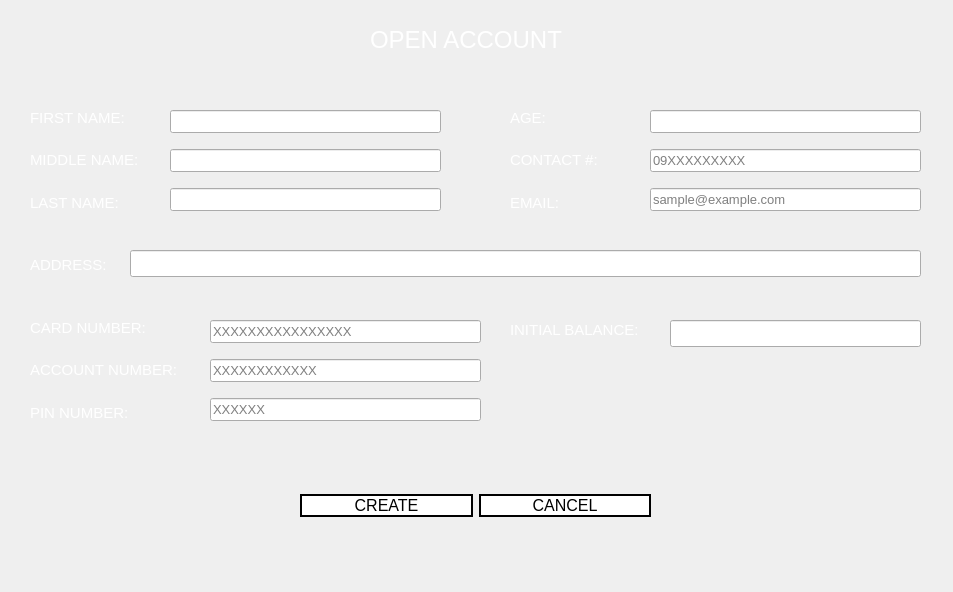
<?xml version="1.0" encoding="UTF-8"?>
<ui version="4.0">
 <class>admin_open</class>
 <widget class="QWidget" name="admin_open">
  <property name="geometry">
   <rect>
    <x>0</x>
    <y>0</y>
    <width>953</width>
    <height>592</height>
   </rect>
  </property>
  <property name="minimumSize">
   <size>
    <width>953</width>
    <height>592</height>
   </size>
  </property>
  <property name="maximumSize">
   <size>
    <width>953</width>
    <height>592</height>
   </size>
  </property>
  <property name="windowTitle">
   <string>Open Account</string>
  </property>
  <property name="windowIcon">
   <iconset>
    <normaloff>icon.png</normaloff>icon.png</iconset>
  </property>
  <property name="styleSheet">
   <string notr="true">QWidget#admin_open{
	border-image: url(:/images/gradient.png);
}

QPushButton{
background: transparent;
background-color: white;
border: 2px solid black;
}

QPushButton:hover{
background-color: rgb(30, 30, 30);
color: white;
}

QPushButton:pressed{
font: bold;
}
</string>
  </property>
  <widget class="QLabel" name="label">
   <property name="geometry">
    <rect>
     <x>370</x>
     <y>10</y>
     <width>251</width>
     <height>61</height>
    </rect>
   </property>
   <property name="font">
    <font>
     <pointsize>18</pointsize>
     <weight>50</weight>
     <bold>false</bold>
    </font>
   </property>
   <property name="text">
    <string>&lt;html&gt;&lt;head/&gt;&lt;body&gt;&lt;p&gt;&lt;span style=&quot; color:#ffffff;&quot;&gt;OPEN ACCOUNT&lt;/span&gt;&lt;/p&gt;&lt;/body&gt;&lt;/html&gt;</string>
   </property>
  </widget>
  <widget class="QWidget" name="verticalLayoutWidget">
   <property name="geometry">
    <rect>
     <x>170</x>
     <y>100</y>
     <width>271</width>
     <height>121</height>
    </rect>
   </property>
   <layout class="QVBoxLayout" name="verticalLayout">
    <item>
     <widget class="QLineEdit" name="sys_fn">
      <property name="font">
       <font>
        <pointsize>10</pointsize>
       </font>
      </property>
      <property name="text">
       <string/>
      </property>
      <property name="maxLength">
       <number>50</number>
      </property>
     </widget>
    </item>
    <item>
     <widget class="QLineEdit" name="sys_mn">
      <property name="font">
       <font>
        <pointsize>10</pointsize>
       </font>
      </property>
      <property name="text">
       <string/>
      </property>
      <property name="maxLength">
       <number>50</number>
      </property>
     </widget>
    </item>
    <item>
     <widget class="QLineEdit" name="sys_ln">
      <property name="font">
       <font>
        <pointsize>10</pointsize>
       </font>
      </property>
      <property name="text">
       <string/>
      </property>
      <property name="maxLength">
       <number>50</number>
      </property>
     </widget>
    </item>
   </layout>
  </widget>
  <widget class="QWidget" name="verticalLayoutWidget_2">
   <property name="geometry">
    <rect>
     <x>30</x>
     <y>100</y>
     <width>125</width>
     <height>121</height>
    </rect>
   </property>
   <layout class="QVBoxLayout" name="verticalLayout_2">
    <item>
     <widget class="QLabel" name="label_2">
      <property name="font">
       <font>
        <pointsize>11</pointsize>
       </font>
      </property>
      <property name="text">
       <string>&lt;html&gt;&lt;head/&gt;&lt;body&gt;&lt;p&gt;&lt;span style=&quot; color:#ffffff;&quot;&gt;FIRST NAME:&lt;/span&gt;&lt;/p&gt;&lt;/body&gt;&lt;/html&gt;</string>
      </property>
     </widget>
    </item>
    <item>
     <widget class="QLabel" name="label_4">
      <property name="font">
       <font>
        <pointsize>11</pointsize>
       </font>
      </property>
      <property name="text">
       <string>&lt;html&gt;&lt;head/&gt;&lt;body&gt;&lt;p&gt;&lt;span style=&quot; color:#ffffff;&quot;&gt;MIDDLE NAME:&lt;/span&gt;&lt;/p&gt;&lt;/body&gt;&lt;/html&gt;</string>
      </property>
     </widget>
    </item>
    <item>
     <widget class="QLabel" name="label_3">
      <property name="font">
       <font>
        <pointsize>11</pointsize>
       </font>
      </property>
      <property name="text">
       <string>&lt;html&gt;&lt;head/&gt;&lt;body&gt;&lt;p&gt;&lt;span style=&quot; color:#ffffff;&quot;&gt;LAST NAME:&lt;/span&gt;&lt;/p&gt;&lt;/body&gt;&lt;/html&gt;</string>
      </property>
     </widget>
    </item>
   </layout>
  </widget>
  <widget class="QWidget" name="verticalLayoutWidget_3">
   <property name="geometry">
    <rect>
     <x>510</x>
     <y>100</y>
     <width>131</width>
     <height>121</height>
    </rect>
   </property>
   <layout class="QVBoxLayout" name="verticalLayout_3">
    <item>
     <widget class="QLabel" name="label_5">
      <property name="font">
       <font>
        <pointsize>11</pointsize>
       </font>
      </property>
      <property name="text">
       <string>&lt;html&gt;&lt;head/&gt;&lt;body&gt;&lt;p&gt;&lt;span style=&quot; color:#ffffff;&quot;&gt;AGE:&lt;/span&gt;&lt;/p&gt;&lt;/body&gt;&lt;/html&gt;</string>
      </property>
     </widget>
    </item>
    <item>
     <widget class="QLabel" name="label_6">
      <property name="font">
       <font>
        <pointsize>11</pointsize>
       </font>
      </property>
      <property name="text">
       <string>&lt;html&gt;&lt;head/&gt;&lt;body&gt;&lt;p&gt;&lt;span style=&quot; color:#ffffff;&quot;&gt;CONTACT #:&lt;/span&gt;&lt;/p&gt;&lt;/body&gt;&lt;/html&gt;</string>
      </property>
     </widget>
    </item>
    <item>
     <widget class="QLabel" name="label_7">
      <property name="font">
       <font>
        <pointsize>11</pointsize>
       </font>
      </property>
      <property name="text">
       <string>&lt;html&gt;&lt;head/&gt;&lt;body&gt;&lt;p&gt;&lt;span style=&quot; color:#ffffff;&quot;&gt;EMAIL:&lt;/span&gt;&lt;/p&gt;&lt;/body&gt;&lt;/html&gt;</string>
      </property>
     </widget>
    </item>
   </layout>
  </widget>
  <widget class="QWidget" name="verticalLayoutWidget_4">
   <property name="geometry">
    <rect>
     <x>650</x>
     <y>100</y>
     <width>271</width>
     <height>121</height>
    </rect>
   </property>
   <layout class="QVBoxLayout" name="verticalLayout_4">
    <item>
     <widget class="QLineEdit" name="sys_age">
      <property name="font">
       <font>
        <pointsize>10</pointsize>
       </font>
      </property>
      <property name="inputMask">
       <string>99</string>
      </property>
      <property name="text">
       <string/>
      </property>
      <property name="maxLength">
       <number>2</number>
      </property>
      <property name="placeholderText">
       <string/>
      </property>
     </widget>
    </item>
    <item>
     <widget class="QLineEdit" name="sys_contact">
      <property name="font">
       <font>
        <pointsize>10</pointsize>
       </font>
      </property>
      <property name="inputMask">
       <string>99999999999</string>
      </property>
      <property name="text">
       <string/>
      </property>
      <property name="maxLength">
       <number>11</number>
      </property>
      <property name="cursorPosition">
       <number>11</number>
      </property>
      <property name="placeholderText">
       <string>09XXXXXXXXX</string>
      </property>
     </widget>
    </item>
    <item>
     <widget class="QLineEdit" name="sys_email">
      <property name="font">
       <font>
        <pointsize>10</pointsize>
       </font>
      </property>
      <property name="text">
       <string/>
      </property>
      <property name="maxLength">
       <number>50</number>
      </property>
      <property name="placeholderText">
       <string>sample@example.com</string>
      </property>
     </widget>
    </item>
   </layout>
  </widget>
  <widget class="QLabel" name="label_8">
   <property name="geometry">
    <rect>
     <x>30</x>
     <y>250</y>
     <width>123</width>
     <height>31</height>
    </rect>
   </property>
   <property name="font">
    <font>
     <pointsize>11</pointsize>
    </font>
   </property>
   <property name="text">
    <string>&lt;html&gt;&lt;head/&gt;&lt;body&gt;&lt;p&gt;&lt;span style=&quot; color:#ffffff;&quot;&gt;ADDRESS:&lt;/span&gt;&lt;/p&gt;&lt;/body&gt;&lt;/html&gt;</string>
   </property>
  </widget>
  <widget class="QLineEdit" name="sys_add">
   <property name="geometry">
    <rect>
     <x>130</x>
     <y>250</y>
     <width>791</width>
     <height>27</height>
    </rect>
   </property>
   <property name="font">
    <font>
     <pointsize>10</pointsize>
    </font>
   </property>
   <property name="text">
    <string/>
   </property>
   <property name="maxLength">
    <number>50</number>
   </property>
  </widget>
  <widget class="QWidget" name="verticalLayoutWidget_5">
   <property name="geometry">
    <rect>
     <x>30</x>
     <y>310</y>
     <width>165</width>
     <height>121</height>
    </rect>
   </property>
   <layout class="QVBoxLayout" name="verticalLayout_5">
    <item>
     <widget class="QLabel" name="label_9">
      <property name="font">
       <font>
        <pointsize>11</pointsize>
       </font>
      </property>
      <property name="text">
       <string>&lt;html&gt;&lt;head/&gt;&lt;body&gt;&lt;p&gt;&lt;span style=&quot; color:#ffffff;&quot;&gt;CARD NUMBER:&lt;/span&gt;&lt;/p&gt;&lt;/body&gt;&lt;/html&gt;</string>
      </property>
     </widget>
    </item>
    <item>
     <widget class="QLabel" name="label_10">
      <property name="font">
       <font>
        <pointsize>11</pointsize>
       </font>
      </property>
      <property name="text">
       <string>&lt;html&gt;&lt;head/&gt;&lt;body&gt;&lt;p&gt;&lt;span style=&quot; color:#ffffff;&quot;&gt;ACCOUNT NUMBER:&lt;/span&gt;&lt;/p&gt;&lt;/body&gt;&lt;/html&gt;</string>
      </property>
     </widget>
    </item>
    <item>
     <widget class="QLabel" name="label_11">
      <property name="font">
       <font>
        <pointsize>11</pointsize>
       </font>
      </property>
      <property name="text">
       <string>&lt;html&gt;&lt;head/&gt;&lt;body&gt;&lt;p&gt;&lt;span style=&quot; color:#ffffff;&quot;&gt;PIN NUMBER:&lt;/span&gt;&lt;/p&gt;&lt;/body&gt;&lt;/html&gt;</string>
      </property>
     </widget>
    </item>
   </layout>
  </widget>
  <widget class="QWidget" name="verticalLayoutWidget_6">
   <property name="geometry">
    <rect>
     <x>210</x>
     <y>310</y>
     <width>271</width>
     <height>121</height>
    </rect>
   </property>
   <layout class="QVBoxLayout" name="verticalLayout_6">
    <item>
     <widget class="QLineEdit" name="sys_cn">
      <property name="font">
       <font>
        <pointsize>10</pointsize>
       </font>
      </property>
      <property name="inputMask">
       <string>9999999999999999</string>
      </property>
      <property name="text">
       <string/>
      </property>
      <property name="maxLength">
       <number>16</number>
      </property>
      <property name="cursorPosition">
       <number>16</number>
      </property>
      <property name="placeholderText">
       <string>XXXXXXXXXXXXXXXX</string>
      </property>
     </widget>
    </item>
    <item>
     <widget class="QLineEdit" name="sys_an">
      <property name="font">
       <font>
        <pointsize>10</pointsize>
       </font>
      </property>
      <property name="inputMask">
       <string>999999999999</string>
      </property>
      <property name="text">
       <string/>
      </property>
      <property name="maxLength">
       <number>12</number>
      </property>
      <property name="placeholderText">
       <string>XXXXXXXXXXXX</string>
      </property>
     </widget>
    </item>
    <item>
     <widget class="QLineEdit" name="sys_pin">
      <property name="font">
       <font>
        <pointsize>10</pointsize>
       </font>
      </property>
      <property name="inputMethodHints">
       <set>Qt::ImhHiddenText|Qt::ImhNoAutoUppercase|Qt::ImhNoPredictiveText|Qt::ImhSensitiveData</set>
      </property>
      <property name="inputMask">
       <string/>
      </property>
      <property name="text">
       <string/>
      </property>
      <property name="maxLength">
       <number>6</number>
      </property>
      <property name="echoMode">
       <enum>QLineEdit::Password</enum>
      </property>
      <property name="placeholderText">
       <string>XXXXXX</string>
      </property>
     </widget>
    </item>
   </layout>
  </widget>
  <widget class="QWidget" name="horizontalLayoutWidget">
   <property name="geometry">
    <rect>
     <x>300</x>
     <y>460</y>
     <width>351</width>
     <height>91</height>
    </rect>
   </property>
   <layout class="QHBoxLayout" name="horizontalLayout">
    <item>
     <widget class="QPushButton" name="sys_create">
      <property name="font">
       <font>
        <pointsize>12</pointsize>
       </font>
      </property>
      <property name="cursor">
       <cursorShape>PointingHandCursor</cursorShape>
      </property>
      <property name="text">
       <string>CREATE</string>
      </property>
     </widget>
    </item>
    <item>
     <widget class="QPushButton" name="sys_cancel">
      <property name="font">
       <font>
        <pointsize>12</pointsize>
       </font>
      </property>
      <property name="cursor">
       <cursorShape>PointingHandCursor</cursorShape>
      </property>
      <property name="text">
       <string>CANCEL</string>
      </property>
     </widget>
    </item>
   </layout>
  </widget>
  <widget class="QLabel" name="label_12">
   <property name="geometry">
    <rect>
     <x>510</x>
     <y>320</y>
     <width>163</width>
     <height>21</height>
    </rect>
   </property>
   <property name="font">
    <font>
     <pointsize>11</pointsize>
    </font>
   </property>
   <property name="text">
    <string>&lt;html&gt;&lt;head/&gt;&lt;body&gt;&lt;p&gt;&lt;span style=&quot; color:#ffffff;&quot;&gt;INITIAL BALANCE:&lt;/span&gt;&lt;/p&gt;&lt;/body&gt;&lt;/html&gt;</string>
   </property>
  </widget>
  <widget class="QLineEdit" name="sys_bal">
   <property name="geometry">
    <rect>
     <x>670</x>
     <y>320</y>
     <width>251</width>
     <height>27</height>
    </rect>
   </property>
   <property name="font">
    <font>
     <pointsize>10</pointsize>
    </font>
   </property>
   <property name="inputMask">
    <string>9999999999</string>
   </property>
   <property name="text">
    <string/>
   </property>
   <property name="maxLength">
    <number>10</number>
   </property>
  </widget>
  <widget class="QLabel" name="label_13">
   <property name="geometry">
    <rect>
     <x>40</x>
     <y>280</y>
     <width>55</width>
     <height>16</height>
    </rect>
   </property>
   <property name="text">
    <string/>
   </property>
  </widget>
  <widget class="QLabel" name="label_14">
   <property name="geometry">
    <rect>
     <x>0</x>
     <y>0</y>
     <width>953</width>
     <height>592</height>
    </rect>
   </property>
   <property name="styleSheet">
    <string notr="true">border-image: url(:/images/adbg.png);</string>
   </property>
   <property name="text">
    <string/>
   </property>
  </widget>
  <zorder>label_14</zorder>
  <zorder>label</zorder>
  <zorder>verticalLayoutWidget</zorder>
  <zorder>verticalLayoutWidget_2</zorder>
  <zorder>verticalLayoutWidget_3</zorder>
  <zorder>verticalLayoutWidget_4</zorder>
  <zorder>label_8</zorder>
  <zorder>sys_add</zorder>
  <zorder>verticalLayoutWidget_5</zorder>
  <zorder>verticalLayoutWidget_6</zorder>
  <zorder>horizontalLayoutWidget</zorder>
  <zorder>label_12</zorder>
  <zorder>sys_bal</zorder>
  <zorder>label_13</zorder>
 </widget>
 <resources>
  <include location="resource.qrc"/>
 </resources>
 <connections/>
</ui>
